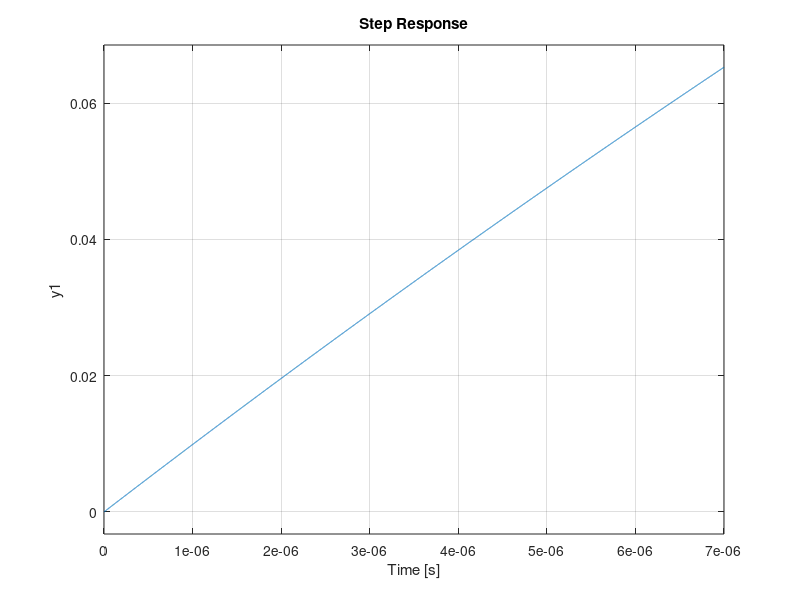
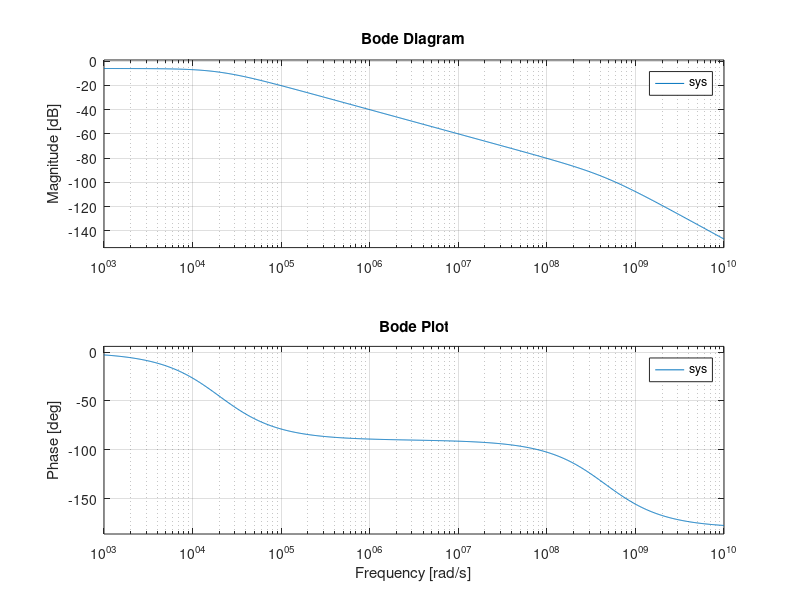

These figures' MATLAB source, in order:
clc; clear; close all;

R1 = 100;
R2 = 100;
L1 = 0.22e-6; 
L2 = 0.22e-6;      
C  = 1e-6;  

A = [ -R1/L1, 0, -1/L1 ; 0, -R2/L2, 1/L2; 1/C, -1/C, 0];

B = [1/L1; 0; 0];

C_mat = [0 0 1];

D = 0;

sys = ss(A,B,C_mat,D);


figure(1)
step(sys)
title('Step Response')


figure(2)
bode(sys)
title('Bode Plot')


if isstable(sys)
    disp('System is Stable')
else
    disp('System is Not Stable')
end


Co = ctrb(sys);
if det(Co) == 0
    disp('Not Controllable')
else
    disp('Controllable')
end


Ob = obsv(sys);
if det(Ob) == 0
    disp('Not Observable')
else
    disp('Observable')
end
